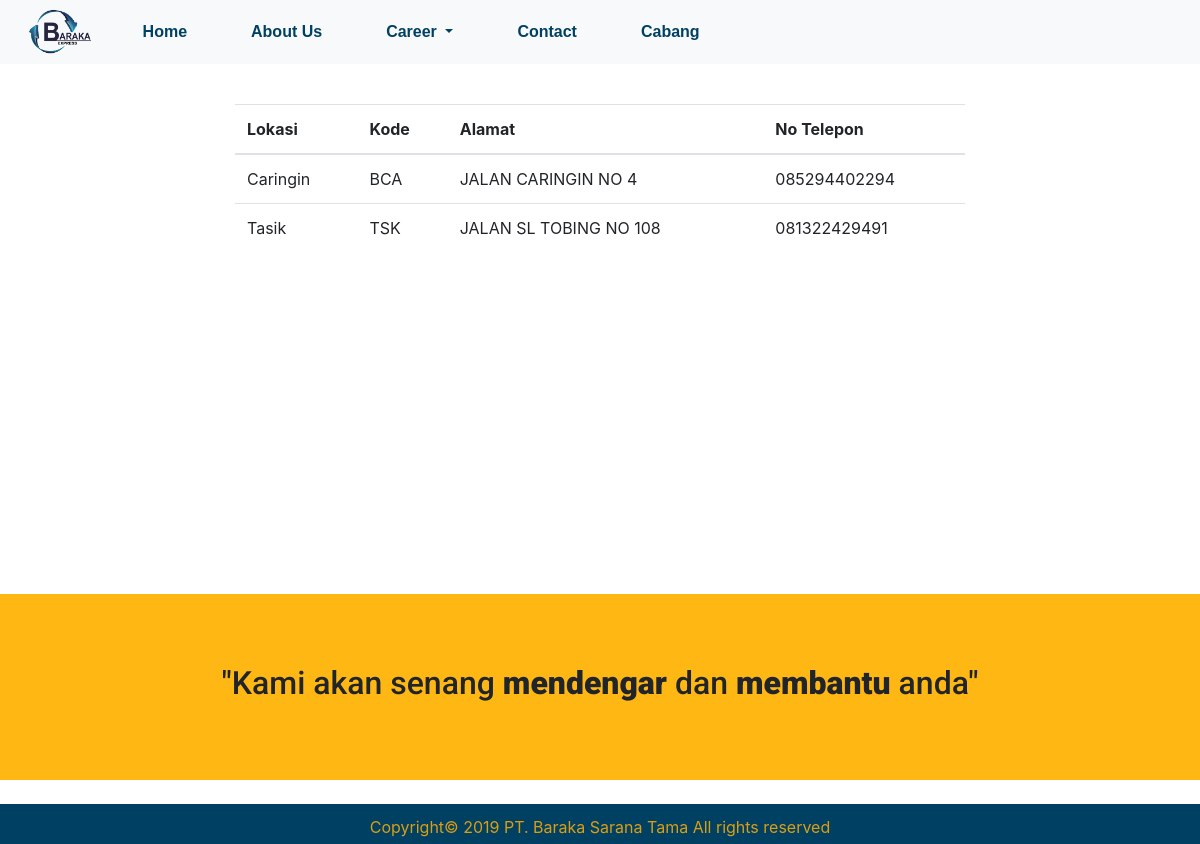
Page /cabang/ on the committed database.
### website/models.py (models this page shows, shortened)
class Cabang(models.Model):
    lokasi = models.CharField(max_length=long_text)
    area = models.ForeignKey(Area, on_delete=models.CASCADE, blank=True, null=True)
    kode = models.CharField(max_length=short_text)
    status = models.CharField(max_length=short_text)
    alamat = models.CharField(max_length=long_text)
    no_telp = models.CharField(max_length=short_text)
    class Meta:
        verbose_name_plural = "Cabang"

### website/views.py (the view)
# urls.py: path('cabang/', views.cabang, name='cabang'),
def cabang(request):
    context = { 'page' : 'cabang', 'cabang_list' : Cabang.objects.all() }
    return render(request, 'website/cabang.html', context)

### website/templates/website/cabang.html (shortened to what this page needs)
{% load static %}
<!DOCTYPE html>
<html lang="id">
<head>
  {% include 'website/common_header.html' %}
  <link rel="stylesheet" href="{% static 'css/contact.css' %}">
</head>
<body>
{% include 'website/navbar.html' %}
<div class="container">
  <div class="row" style="min-height: 55vh; margin-top: 5vh">
    <div class="col-md-8 offset-md-2">
      <table class="table">
        <thead>
          <tr>
            <th>Lokasi</th>
            <th>Kode</th>
            <th>Alamat</th>
            <th>No Telepon</th>
          </tr>
        </thead>
        <tbody>
          {% for cabang in cabang_list %}
            <tr>
              <td>{{ cabang.lokasi }}</td>
              <td>{{ cabang.kode }}</td>
              <td>{{ cabang.alamat }}</td>
              <td>{{ cabang.no_telp }}</td>
            </tr>
          {% endfor %}
        </tbody>
      </table>
    </div>
  </div>
</div>
<div class="container-fluid" style="margin-top: 50px">
  <div class="row" id="slogan-row">
    <div class="col-md-12" style="text-align: center">
      <h2 id="slogan">"Kami akan senang <span style="font-weight: 1000">mendengar</span> dan <span style="font-weight: 1000">membantu</span> anda"</h2>
    </div>
  </div>
</div>
{% include 'website/common_footer.html' %}
</body>

### static/css/common.css (style rules this page uses)
html { position: relative; min-height: 100%; }
body { margin-bottom: 40px; }

### static/css/contact.css (style rules this page uses)
#slogan-row { background-color: #ffb713; }
#slogan { padding: 70px; font-family: 'Roboto', sans-serif }

### rows in the picture
Cabang: lokasi "Caringin", kode "BCA", alamat "JALAN CARINGIN NO 4", no_telp "085294402294"
Cabang: lokasi "Tasik", kode "TSK", alamat "JALAN SL TOBING NO 108", no_telp "081322429491"
